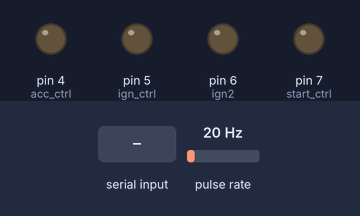
A sketch run on a simulated Arduino Uno, built with avr-gcc and run on an emulated ATmega328P. Parts: output pins drawn as LEDs (lit = HIGH). Wiring (inferred from the names in the program): pulse sensor: data pin 2. Dashed ring = blinking. The test bench sets the inputs (shaded band); at power-on: pulse rate 20 Hz. What the sketch prints to the serial monitor is not drawn.

Above: at 1.2 s.
1.3 s: "H" received over the second serial link
At 2.0 s:
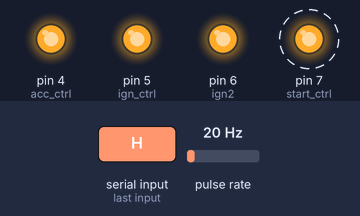
4.3 s: "1" received over the second serial link
At 4.3 s:
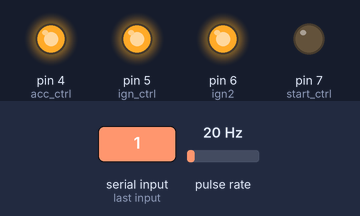
5.8 s: "L" received over the second serial link
At 6.8 s:
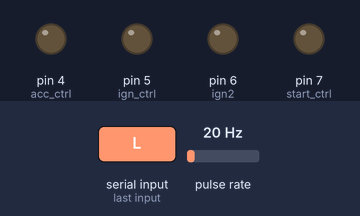
Timing chart, 0 to 8.8 s (numbered marks = the images above; inputs shaded):
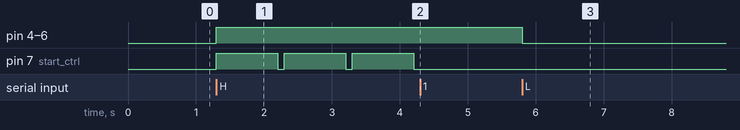

Measured:
- after the input at 1.3 s, pin 4 (acc_ctrl), pin 5 (ign_ctrl), pin 6 (ign2): LOW → HIGH at once; pin 7 (start_ctrl): alternates HIGH for 0.90 s and LOW for 0.10 s, starting at once
- after the input at 4.3 s, pin 7 (start_ctrl): stays LOW (without the input it goes to HIGH after 0.00 s)
- after the input at 5.8 s, pin 4 (acc_ctrl), pin 5 (ign_ctrl), pin 6 (ign2): HIGH → LOW at once

The sketch:

remotestart.ino
```cpp
#include <SoftwareSerial.h>
SoftwareSerial mySerial(10,11);
char val;
volatile byte half_revolutions;
unsigned int rpm;
unsigned long timeold;
int range = 0;
int ign_ctrl = 5;
int ign2 = 6;
int start_ctrl = 7;
int acc_ctrl = 4;
int rpm_sens = 2;

void setup() {
  Serial.begin(9600);
  mySerial.begin(115200);
  attachInterrupt(0, rpm_fun, RISING);
  half_revolutions = 0;
  rpm = 0;
  timeold = 0;

  pinMode(rpm_sens, INPUT);

  pinMode(ign_ctrl, OUTPUT);
  pinMode(ign2, OUTPUT);
  pinMode(start_ctrl, OUTPUT);
  pinMode(acc_ctrl, OUTPUT);

}

void loop() {
  if (half_revolutions >= 20)
  {
     rpm = 30*1000/(millis() - timeold)*half_revolutions;
     timeold = millis();
     half_revolutions = 0;
     Serial.println(rpm,DEC);
   }
  if(mySerial.available() )
  {
    val = mySerial.read();
    Serial.print(val);
  }
  switch (val) {
    case 'H':
      digitalWrite(ign_ctrl, HIGH);
      digitalWrite(ign2, HIGH);
      digitalWrite(start_ctrl, HIGH);
      digitalWrite(acc_ctrl, HIGH);
      delay(900);
      digitalWrite(ign_ctrl, HIGH);
      digitalWrite(ign2, HIGH);
      digitalWrite(start_ctrl, LOW);
      digitalWrite(acc_ctrl, HIGH);
      break;
    case 'L':
      digitalWrite(ign_ctrl, LOW);
      digitalWrite(ign2, LOW);
      digitalWrite(start_ctrl, LOW);
      digitalWrite(acc_ctrl, LOW);
      break;
  }
  delay(100);
}

void rpm_fun()
 {
   half_revolutions++;
 }
```
